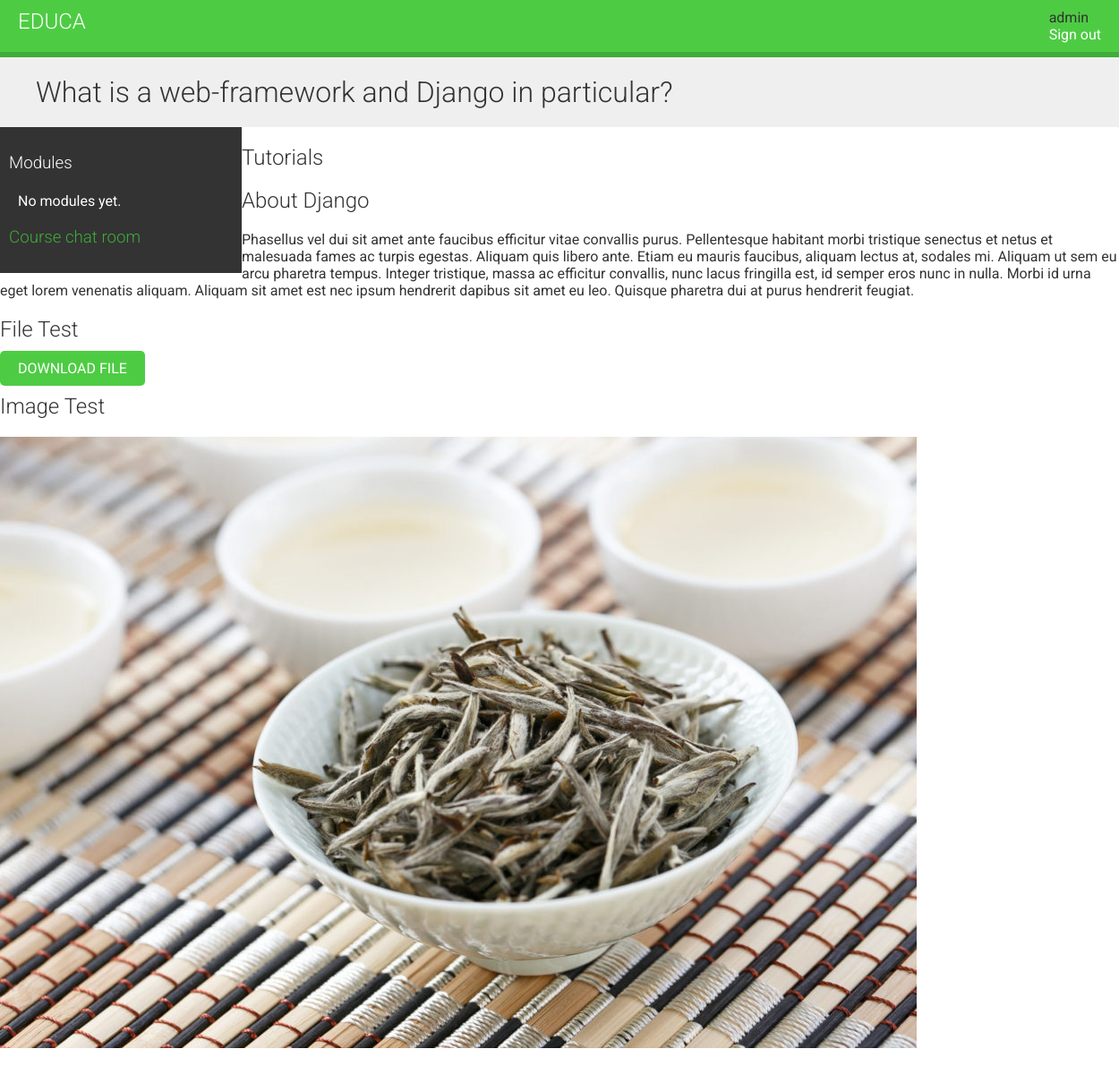
The app's page /students/course/6/ (signed in) with its own data.
### courses/models.py (models this page shows, shortened)
class Module(models.Model):
    course = models.ForeignKey(Course,
                               related_name='modules',
                               on_delete=models.CASCADE)
    title = models.CharField(max_length=200)
    description = models.TextField(blank=True)
    order = OrderField(blank=True, for_fields=['course'])
    class Meta:
        ordering = ['order']
    def __str__(self):
        return f'{self.order}. {self.title}'

class Content(models.Model):
    module = models.ForeignKey(Module,
                               related_name='contents',
                               on_delete=models.CASCADE)
    content_type = models.ForeignKey(ContentType,
                                     on_delete=models.CASCADE,
                                     limit_choices_to={'model__in': (
                                         'text',
                                         'video',
                                         'image',
                                         'file')})
    object_id = models.PositiveIntegerField()
    item = GenericForeignKey('content_type', 'object_id')
    order = OrderField(blank=True, for_fields=['module'])
    class Meta:
        ordering = ['order']

class ItemBase(models.Model):
    owner = models.ForeignKey(User,
                              related_name='%(class)s_related',
                              on_delete=models.CASCADE)
    title = models.CharField(max_length=250)
    created = models.DateTimeField(auto_now_add=True)
    updated = models.DateTimeField(auto_now=True)
    class Meta:
        abstract = True
    def render(self):
        return render_to_string(f'courses/content/{self._meta.model_name}.html',
                                {'item': self})

class Video(ItemBase):
    url = models.URLField()

class Text(ItemBase):
    content = models.TextField()

class File(ItemBase):
    file = models.FileField(upload_to='files')

class Image(ItemBase):
    file = models.FileField(upload_to='images')

### students/views.py (the view)
# urls.py: path('course/<pk>/', cache_page(60 * 15)(views.StudentCourseDetailView.as_view()), name='student_course_detail'),
class StudentCourseDetailView(LoginRequiredMixin, DetailView):
    model = Course
    template_name = 'students/course/detail.html'
    def get_queryset(self):
        qs = super().get_queryset()
        return qs.filter(students__in=[self.request.user])
    def get_context_data(self, **kwargs):
        context = super().get_context_data(**kwargs)
        course = self.get_object()
        if 'module_id' in self.kwargs:
            context['module'] = course.modules.get(
                id=self.kwargs['module_id'])
        else:
            context['module'] = course.modules.all()[0]
            return context

### students/templates/students/course/detail.html (shortened to what this page needs)
{% extends "base.html" %}
{% load cache %}
{% block content %}
    <h1>
        {{ module.title }}
    </h1>
    <div class='contents'>
        <h3>Modules</h3>
        <ul id='modules'>
            {% for m in objects.modules.all %}
                <li data-id='{{ m.id }}' {% if m == module %}class='selected'{% endif %}>
                    <a href="{% url 'student_course_detail_module' object.id m.id %}">
                        <span>
                            Module <span class='order'>{{ m.order|add:1 }}</span>
                        </span>
                        <br>
                        {{ m.title }}
                    </a>
                </li>
                {% empty %}
                    <li>No modules yet.</li>
            {% endfor %}
        </ul>
        <h3>
            <a href="{% url 'chat:course_chat_room' object.id %}">
                Course chat room
            </a>
        </h3>
    </div>
    <div>
        {% cache 600 module_contents module %}
            {% for content in module.contents.all %}
                {% with item=content.item %}
                    <h2>{{ item.title }}</h2>
                    {{ item.render }}
                {% endwith %}
            {% endfor %}
        {% endcache %}
    </div>
{% endblock content %}

### courses/templates/base.html (shortened to what this page needs)
{% load static %}
<!DOCTYPE html>
<html lang="en">
<head>
    <link rel="stylesheet" href="{% static 'css/base.css' %}">
</head>
<body>
    <div id="header">
        <a href="/" class="logo">Educa</a>
        <ul class="menu">
            {% if request.user.is_authenticated %}
            <li>{{ request.user }}</li>
            <li><a href="{% url 'logout' %}">Sign out</a></li>
            {% else %}
            <li><a href="{% url 'login' %}">Sign in</a></li>
            {% endif %}
        </ul>
    </div>
    <div id="content">
    {% block content %}
    {% endblock %}
    </div>
</body>
</html>

### courses/templates/courses/content/text.html
{{ item.content|linebreaks }}

### courses/templates/courses/content/file.html
<p>
    <a href="{{ item.file.url }}" class='button'>Download file</a>
</p>

### courses/templates/courses/content/image.html
<p>
    <img src="{{ item.file.url }}" alt="{{ item.title }}">
</p>

### courses/static/css/base.css (style rules this page uses)
body { margin:0; font-family:'Roboto', sans-serif; font-weight:400; color:#333; }
a { color:#3fad37; text-decoration:none; }
ul { float:left; }
h1, h2, h3, h4, h5, h6 { font-family:'Roboto', sans-serif; font-weight:300; }
h1 { background:#efefef; width:100%; overflow:auto; padding:20px 0 20px 40px; margin:0; }
#header { background:#4dcc43; overflow:auto; padding:10px 20px; border-bottom:6px solid #3fad37; }
#header .logo { text-decoration:none; font-family:'Roboto', sans-serif; font-weight:300; text-transform:uppercase; font-size:24px; color:#fff; float:left; }
#header a { color:#fff; }
#header .menu { list-style:none; float:right; margin:0; padding:0; }
.contents { width:20%; padding:10px; float:left; background:#333; color: #fff; font-family:'Roboto', sans-serif; }
.contents ul { list-style:none; margin:0; padding:0; width:100%; }
.contents ul li { margin:0 0 10px 0; padding:4px 10px 10px; overflow:auto; cursor:move; }
input[type=submit], a.button { border-radius:5px; background:#4dcc43; color:#fff; font-size:16px; text-transform:uppercase; border:none; padding:10px 20px; margin:20px 0; }

### records on screen
Module: title "What is a web-framework and Django in particular?"
Content: item "Tutorials"
Content: item "About Django", item.content "Phasellus vel dui sit amet ante faucibus efficitur vitae convallis purus. Pellentesque habitant morbi tristique senectus et netus et malesuada fames ac turpis egestas. Aliquam quis libero ante. Etiam eu mauris faucibus, aliquam lectus at, sodales mi. Aliquam ut sem eu arcu pharetra tempus. Integer tristique, massa ac efficitur convallis, nunc lacus fringilla est, id semper eros nunc in nulla. Morbi id urna eget lorem venenatis aliquam. Aliquam sit amet est nec ipsum hendrerit dapibus sit amet eu leo. Quisque pharetra dui at purus hendrerit feugiat."
Content: item "File Test"
Content: item "Image Test", item.file (picture)

### other values on screen
{{ request.user }} "admin"
